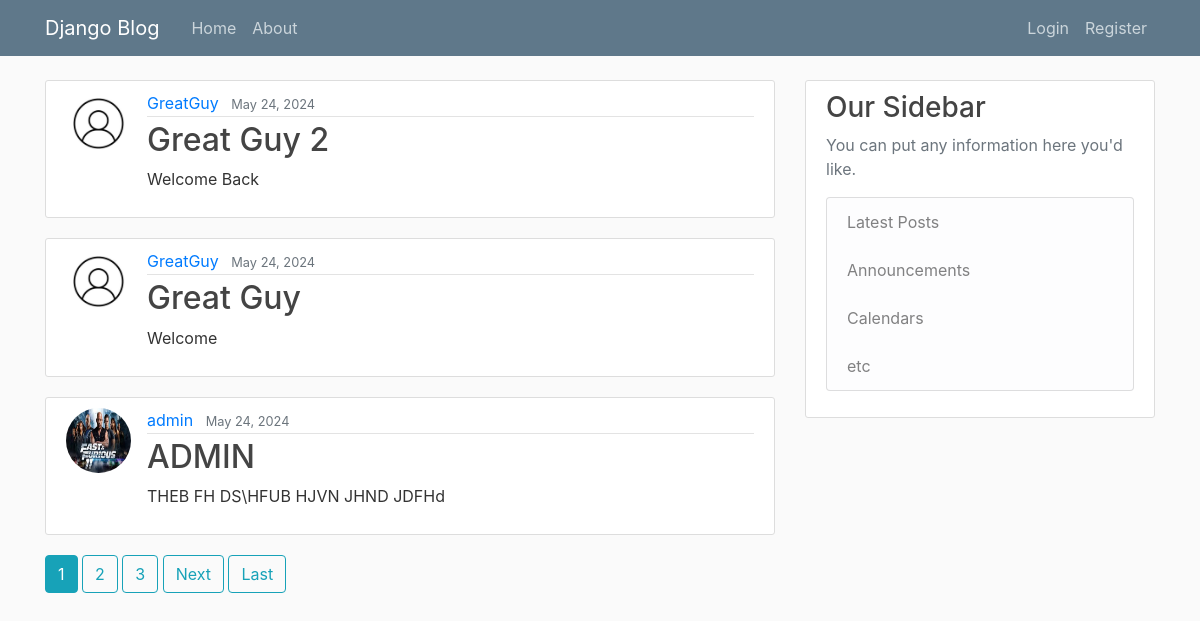
The page / on the database its author committed.
### blog/models.py (models this page shows, shortened)
class Post(models.Model):
    title = models.CharField(max_length=100)
    content = models.TextField()
    date_posted = models.DateTimeField(default=timezone.now)
    author = models.ForeignKey(User, on_delete=models.CASCADE)

### authentication/models.py (models this page shows, shortened)
class Profile(models.Model):
    user = models.OneToOneField(User, on_delete=models.CASCADE)
    image = models.ImageField(default='default.jpg', upload_to='profile_pics')

### blog/views.py (the view)
# urls.py: path('', PostListView.as_view(), name='home'),
class PostListView(ListView):
    model = Post
    template_name = 'blog/home.html'
    context_object_name = 'posts'
    ordering = ['-date_posted']
    paginate_by = 3

### blog/templates/blog/home.html (shortened to what this page needs)
{% extends 'blog/base.html' %}
{% block content %}
    {% for post in posts %}
        <article class="media content-section">
            <img class="rounded-circle article-img" src="{{ post.author.profile.image.url }}">
            <div class="media-body">
                <div class="article-metadata">
                    <a class="mr-2" href="{% url 'user-post' post.author.username %}">{{ post.author }}</a>
                    <small class="text-muted">{{ post.date_posted|date:"F d, Y" }}</small>
                </div>
                <h2><a class="article-title" href="{% url 'post-detail' post.id %}">{{ post.title }}</a></h2>
                <p class="article-content">{{ post.content }}</p>
            </div>
        </article>
    {% endfor %}
    {% if is_paginated %}
        {% for num in page_obj.paginator.page_range %}
            {% if page_obj.number == num %}
                <a href="?page={{ num }}" class="btn btn-info mb-4">{{ num }}</a>
            {% elif num > page_obj.number|add:'-3' and num < page_obj.number|add:'3' %}
                <a href="?page={{ num }}" class="btn btn-outline-info mb-4">{{ num }}</a>
            {% endif %}
        {% endfor %}
        {% if page_obj.has_next %}
            <a href="?page={{ page_obj.next_page_number }}" class="btn btn-outline-info mb-4">Next</a>
            <a href="?page={{ page_obj.paginator.num.pages }}" class="btn btn-outline-info mb-4">Last</a>
        {% endif %}
    {% endif %}
{% endblock content %}

### blog/templates/blog/base.html (shortened to what this page needs)
{% load static %}
<!DOCTYPE html>
<html lang="en">
<head>
    <link href="https://cdn.jsdelivr.net/npm/bootstrap@5.0.2/dist/css/bootstrap.min.css" rel="stylesheet">
    <link rel="stylesheet" href="https://stackpath.bootstrapcdn.com/bootstrap/4.1.3/css/bootstrap.min.css">
    <link rel="stylesheet" href="{% static 'blog/main.css' %}">
</head>
<body>
    <header class="site-header">
        <nav class="navbar navbar-expand-md navbar-dark bg-steel fixed-top">
          <div class="container">
            <a class="navbar-brand mr-4" href="{% url 'home' %}">Django Blog</a>
            <div class="collapse navbar-collapse" id="navbarToggle">
              <div class="navbar-nav mr-auto">
                <a class="nav-item nav-link" href="{% url 'home' %}">Home</a>
                <a class="nav-item nav-link" href="{% url 'about' %}">About</a>
              </div>
              <div class="navbar-nav">
                {% if user.is_authenticated %}
                  <a class="nav-item nav-link" href="{% url 'post-create' %}">New Post</a>
                  <a class="nav-item nav-link" href="{% url 'profile' %}">Profile</a>
                  <a class="nav-item nav-link" href="{% url 'logout' %}">Log Out</a>
                {% else %}
                  <a class="nav-item nav-link" href="{% url 'login' %}">Login</a>
                  <a class="nav-item nav-link" href="{% url 'register' %}">Register</a>
                {% endif %}
              </div>
            </div>
          </div>
        </nav>
    </header>
    <main role="main" class="container">
        <div class="row">
          <div class="col-md-8">
            {% block content %}{% endblock %}
          </div>
          <div class="col-md-4">
            <div class="content-section">
              <h3>Our Sidebar</h3>
              <p class='text-muted'>You can put any information here you'd like.
                <ul class="list-group">
                  <li class="list-group-item list-group-item-light">Latest Posts</li>
                  <li class="list-group-item list-group-item-light">Announcements</li>
                  <li class="list-group-item list-group-item-light">Calendars</li>
                  <li class="list-group-item list-group-item-light">etc</li>
                </ul>
              </p>
            </div>
          </div>
        </div>
    </main>
</body>
</html>

### blog/static/blog/main.css (style rules this page uses)
body { background: #fafafa; color: #333333; margin-top: 5rem; }
h1, h2, h3, h4, h5, h6 { color: #444444; }
ul { margin: 0; }
.bg-steel { background-color: #5f788a; }
.site-header .navbar-nav .nav-link { color: #cbd5db; }
.content-section { background: #ffffff; padding: 10px 20px; border: 1px solid #dddddd; border-radius: 3px; margin-bottom: 20px; }
.article-title { color: #444444; }
.article-content { white-space: pre-line; }
.article-img { height: 65px; width: 65px; margin-right: 16px; }
.article-metadata { padding-bottom: 1px; margin-bottom: 4px; border-bottom: 1px solid #e3e3e3 }

### rows shown on the page
Post: author.profile.image (placeholder picture), author "GreatGuy", date_posted "May 24, 2024", title "Great Guy 2", content "Welcome Back"
Post: author.profile.image (placeholder picture), author "GreatGuy", date_posted "May 24, 2024", title "Great Guy", content "Welcome"
Post: author.profile.image (picture), author "admin", date_posted "May 24, 2024", title "ADMIN", content "THEB FH DS\\HFUB HJVN JHND JDFHd"

### other values the page prints
{{ num }} "1"
{{ num }} "2" "3"
